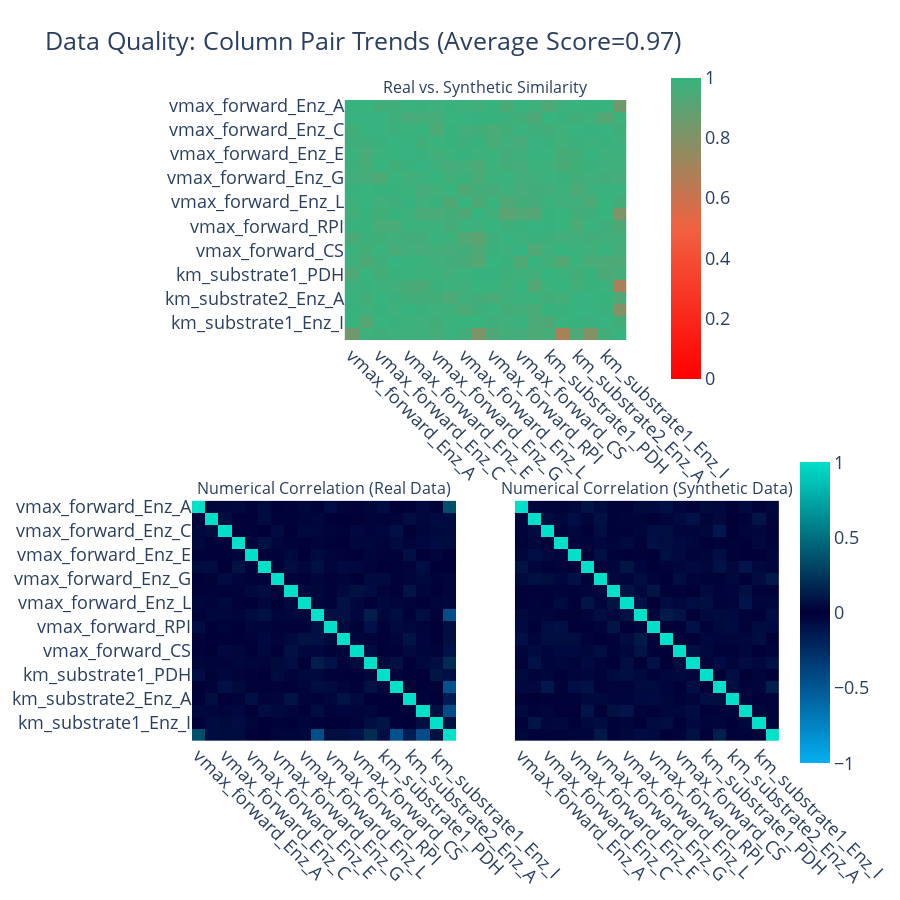

The notebook cell saved with this chart:
### Code cell
synth.get_quality_report()
synth.get_column_pair_trends()

### Figure 1 — Plotly figure (JSON) as saved in the notebook; plotly's stock layout.template omitted (floating-point values rounded to 4 significant figures; data arrays with more than 128 entries replaced by an {"elided": "..."} marker saying what was removed)
{"data": [{"coloraxis": "coloraxis", "hovertemplate": "<b>Column Pair</b><br>(%{x},%{y})<br><br>Similarity: %{z}<extra></extra>", "type": "heatmap", "x": ["vmax_forward_Enz_A", "vmax_forward_Enz_B", "vmax_forward_Enz_C", "vmax_forward_Enz_D", "vmax_forward_Enz_E", "vmax_forward_Enz_F", "vmax_forward_Enz_G", "vmax_forward_Enz_H", "vmax_forward_Enz_L", "vmax_forward_TKT2", "vmax_forward_RPI", "vmax_forward_PDH", "vmax_forward_CS", "km_substrate2_TKT2", "km_substrate1_PDH", "km_substrate1_Enz_A", "km_substrate2_Enz_A", "vmax_forward_Enz_I", "km_substrate1_Enz_I", "Product_I"], "xaxis": "x", "y": ["vmax_forward_Enz_A", "vmax_forward_Enz_B", "vmax_forward_Enz_C", "vmax_forward_Enz_D", "vmax_forward_Enz_E", "vmax_forward_Enz_F", "vmax_forward_Enz_G", "vmax_forward_Enz_H", "vmax_forward_Enz_L", "vmax_forward_TKT2", "vmax_forward_RPI", "vmax_forward_PDH", "vmax_forward_CS", "km_substrate2_TKT2", "km_substrate1_PDH", "km_substrate1_Enz_A", "km_substrate2_Enz_A", "vmax_forward_Enz_I", "km_substrate1_Enz_I", "Product_I"], "yaxis": "y", "z": {"elided": "20x20 float values"}}, {"coloraxis": "coloraxis2", "customdata": {"elided": "20x20 float values"}, "hovertemplate": "<b>Correlation</b><br>(%{x},%{y})<br><br>Synthetic: %{z}<br>(vs. Real: %{customdata})<extra></extra>", "type": "heatmap", "x": ["vmax_forward_Enz_A", "vmax_forward_Enz_B", "vmax_forward_Enz_C", "vmax_forward_Enz_D", "vmax_forward_Enz_E", "vmax_forward_Enz_F", "vmax_forward_Enz_G", "vmax_forward_Enz_H", "vmax_forward_Enz_L", "vmax_forward_TKT2", "vmax_forward_RPI", "vmax_forward_PDH", "vmax_forward_CS", "km_substrate2_TKT2", "km_substrate1_PDH", "km_substrate1_Enz_A", "km_substrate2_Enz_A", "vmax_forward_Enz_I", "km_substrate1_Enz_I", "Product_I"], "xaxis": "x2", "y": ["vmax_forward_Enz_A", "vmax_forward_Enz_B", "vmax_forward_Enz_C", "vmax_forward_Enz_D", "vmax_forward_Enz_E", "vmax_forward_Enz_F", "vmax_forward_Enz_G", "vmax_forward_Enz_H", "vmax_forward_Enz_L", "vmax_forward_TKT2", "vmax_forward_RPI", "vmax_forward_PDH", "vmax_forward_CS", "km_substrate2_TKT2", "km_substrate1_PDH", "km_substrate1_Enz_A", "km_substrate2_Enz_A", "vmax_forward_Enz_I", "km_substrate1_Enz_I", "Product_I"], "yaxis": "y2", "z": {"elided": "20x20 float values"}}, {"coloraxis": "coloraxis2", "customdata": {"elided": "20x20 float values"}, "hovertemplate": "<b>Correlation</b><br>(%{x},%{y})<br><br>Synthetic: %{z}<br>(vs. Real: %{customdata})<extra></extra>", "type": "heatmap", "x": ["vmax_forward_Enz_A", "vmax_forward_Enz_B", "vmax_forward_Enz_C", "vmax_forward_Enz_D", "vmax_forward_Enz_E", "vmax_forward_Enz_F", "vmax_forward_Enz_G", "vmax_forward_Enz_H", "vmax_forward_Enz_L", "vmax_forward_TKT2", "vmax_forward_RPI", "vmax_forward_PDH", "vmax_forward_CS", "km_substrate2_TKT2", "km_substrate1_PDH", "km_substrate1_Enz_A", "km_substrate2_Enz_A", "vmax_forward_Enz_I", "km_substrate1_Enz_I", "Product_I"], "xaxis": "x3", "y": ["vmax_forward_Enz_A", "vmax_forward_Enz_B", "vmax_forward_Enz_C", "vmax_forward_Enz_D", "vmax_forward_Enz_E", "vmax_forward_Enz_F", "vmax_forward_Enz_G", "vmax_forward_Enz_H", "vmax_forward_Enz_L", "vmax_forward_TKT2", "vmax_forward_RPI", "vmax_forward_PDH", "vmax_forward_CS", "km_substrate2_TKT2", "km_substrate1_PDH", "km_substrate1_Enz_A", "km_substrate2_Enz_A", "vmax_forward_Enz_I", "km_substrate1_Enz_I", "Product_I"], "yaxis": "y3", "z": {"elided": "20x20 float values"}}], "layout": {"annotations": [{"font": {"size": 16}, "showarrow": false, "text": "Real vs. Synthetic Similarity", "x": 0.5, "xanchor": "center", "xref": "paper", "y": 1, "yanchor": "bottom", "yref": "paper"}, {"font": {"size": 16}, "showarrow": false, "text": "Numerical Correlation (Real Data)", "x": 0.225, "xanchor": "center", "xref": "paper", "y": 0.375, "yanchor": "bottom", "yref": "paper"}, {"font": {"size": 16}, "showarrow": false, "text": "Numerical Correlation (Synthetic Data)", "x": 0.775, "xanchor": "center", "xref": "paper", "y": 0.375, "yanchor": "bottom", "yref": "paper"}], "coloraxis": {"cmax": 1, "cmin": 0, "colorbar": {"len": 0.5, "x": 0.8, "y": 0.8}, "colorscale": [[0, "#FF0000"], [0.5, "#F16141"], [1, "#36B37E"]]}, "coloraxis2": {"cmax": 1, "cmin": -1, "colorbar": {"len": 0.5, "y": 0.2}, "colorscale": [[0, "#03AFF1"], [0.5, "#000036"], [1, "#01E0C9"]]}, "font": {"size": 18}, "height": 900, "title": {"text": "Data Quality: Column Pair Trends (Average Score=0.97)"}, "width": 900, "xaxis": {"anchor": "y", "domain": [0.26, 0.74], "tickangle": 45}, "xaxis2": {"anchor": "y2", "domain": [0, 0.45], "tickangle": 45}, "xaxis3": {"anchor": "y3", "domain": [0.55, 1], "matches": "x2", "tickangle": 45}, "yaxis": {"anchor": "x", "autorange": "reversed", "domain": [0.625, 1]}, "yaxis2": {"anchor": "x2", "autorange": "reversed", "domain": [0, 0.375]}, "yaxis3": {"anchor": "x3", "autorange": "reversed", "domain": [0, 0.375], "matches": "y2", "visible": false}}}
